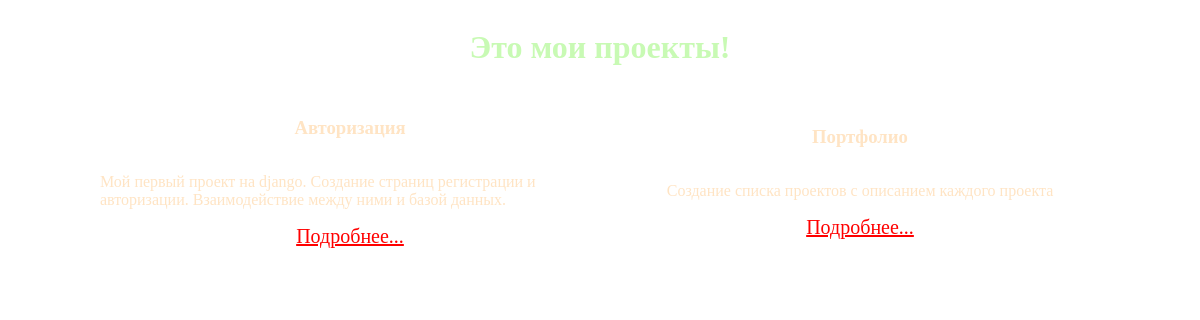
The app's page /project/ with its own data.
### project/models.py (models this page shows)
class myproject(models.Model):
    name = models.CharField(max_length=20)
    description = models.TextField()
    technology = models.CharField(max_length=50)

### project/views.py (the view)
# urls.py: path('', views.project_index, name = 'project_index'),
def project_index(request):
    projects = myproject.objects.all()
    context = {'projects': projects}
    return render(request, 'projects_index.html', context)

### templates/projects_index.html (shortened to what this page needs)
<!DOCTYPE html>
<html lang="en">
<head>
</head>
<body>
{% block page_content %}
<h1>Это мои проекты!</h1>
<div class = 'row'>
    {% for project in projects %}
        <div class = 'card-body'>
        <h3 class = 'card-title'>{{ project.name }}</h3>
        <p class = 'card-text'>{{ project.description }}</p>
        <a href="{% url 'project_detail' project.pk %}" class="btn btn-primary">
            Подробнеe...
        </a>
        </div>
{% endfor %}
</div>
{% endblock %}
</body>
</html>

### templates/projects_index.html (style rules this page uses)
body { background-image: url("https://i.pinimg.com/1200x/bc/fe/36/bcfe3678767235a08366a55d6ef7ac64.jpg"); background-size: cover; display: flex; flex-direction: column; align-items: center; color: rgb(200, 250, 180); }
.row { display: flex; flex-direction: row; align-items: center; }
.card-body { background-image: url("https://phonoteka.org/uploads/posts/2021-03/1616367308_24-p-fon-dlya-saita-25.jpg"); background-size: cover; height: auto; width: 500px; border-radius: 10px; display: flex; flex-direction: column; align-items: center; color: bisque; margin-top: 10px; margin-left: 10px; }
.btn { color: red; font-size: 20px; margin-bottom: 10px; }

### records on screen
myproject: name "Авторизация", description "Мой первый проект на django. Создание страниц регистрации и авторизации. Взаимодействие между ними и базой данных."
myproject: name "Портфолио", description "Создание списка проектов с описанием каждого проекта"
